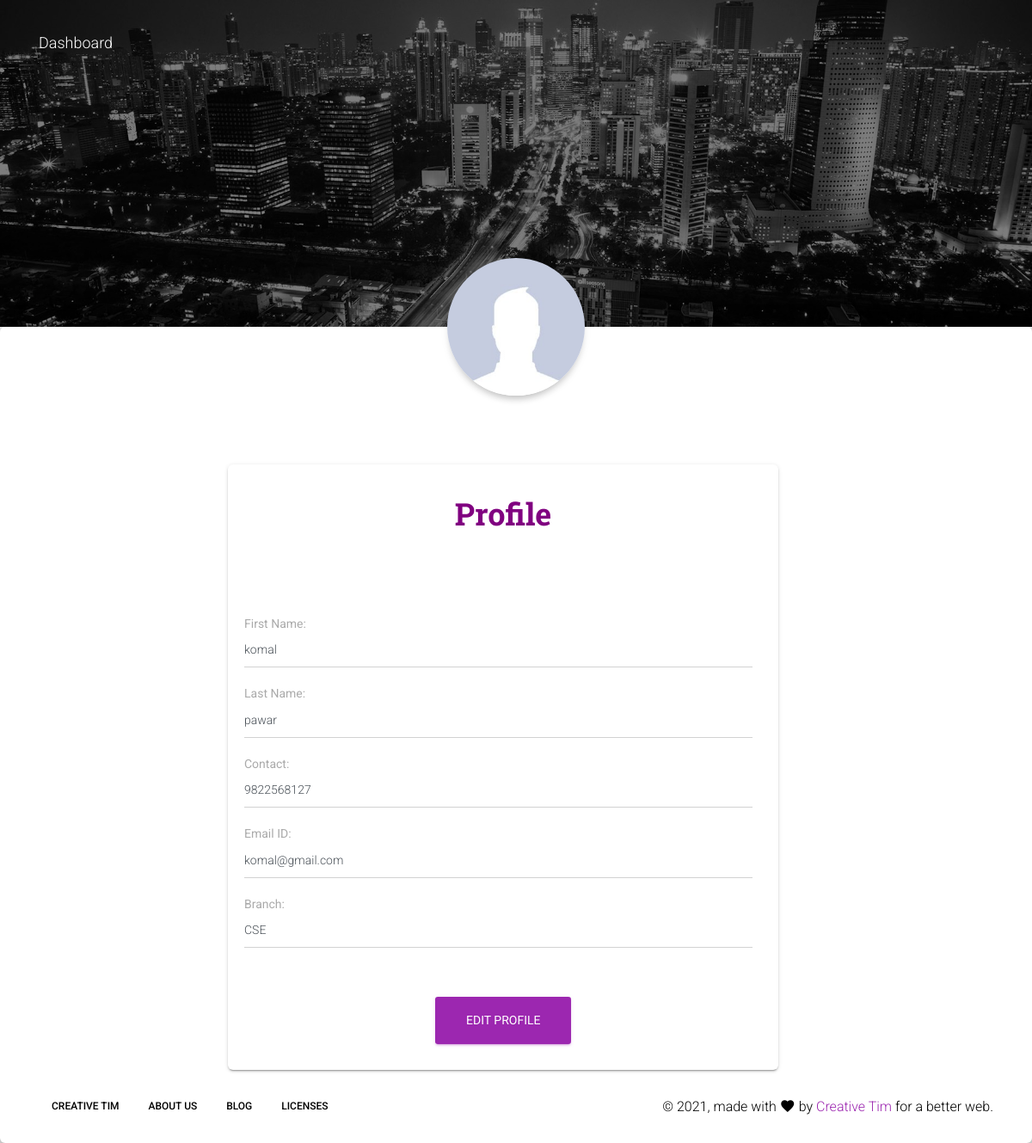
The app's page /notes/profile/12/ (signed in), older data.
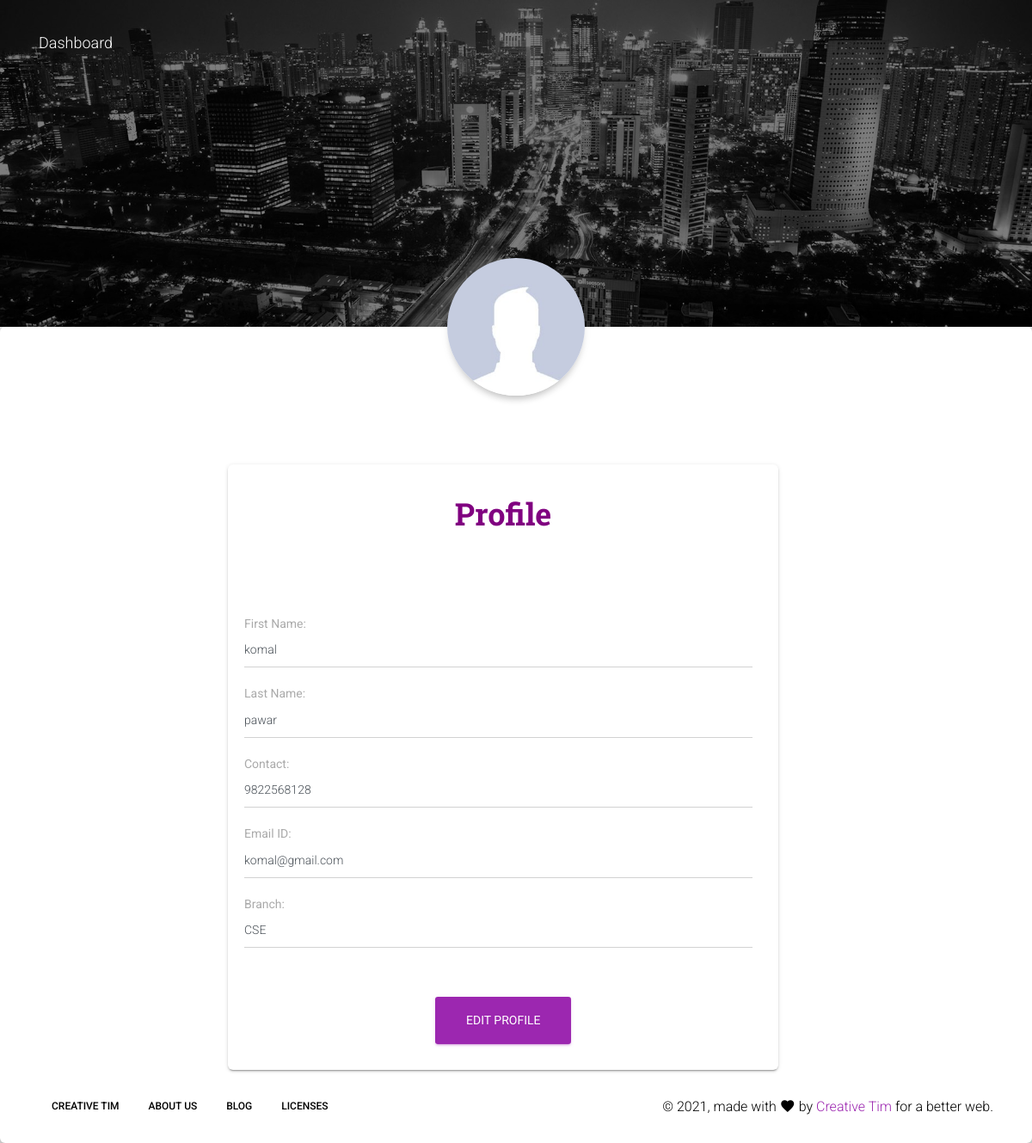
The same page, newer data.
### onlinenotes/models.py (models this page shows, shortened)
class signup(models.Model):
    user = models.ForeignKey(User,on_delete=models.CASCADE)
    contact = models.CharField(max_length=10)
    branch = models.CharField(max_length=30)
    role = models.CharField(max_length=30)

### onlinenotes/views.py (the view)
# urls.py: path('profile/<int:id>/',views.profile,name="profile"),
def profile(request,id):
    if not request.user.is_authenticated:
        return HttpResponseRedirect('/')
    user = User.objects.get(id=id)
    if not user.is_superuser:
        fm = signup.objects.get(user=user)
        return render(request,'onlinenotes/profile.html',{'fm':fm})
    else:
        return render(request,'onlinenotes/profile.html')

### onlinenotes/templates/onlinenotes/profile.html (shortened to what this page needs)
<!DOCTYPE html>
{% load static %}
<html lang="en">
  <head>
    <link rel="stylesheet" href="https://maxcdn.bootstrapcdn.com/font-awesome/latest/css/font-awesome.min.css">
    <link href="{% static 'assets/css/material-kit.css' %}" rel="stylesheet" />
    <link href="{% static 'assets/demo/demo.css' %}" rel="stylesheet" />
  </head>
<body class="profile-page sidebar-collapse">
  <nav class="navbar navbar-transparent navbar-color-on-scroll fixed-top navbar-expand-lg" color-on-scroll="100" id="sectionsNav">
    <div class="container">
      <div class="navbar-translate">
        {% if user.is_superuser %}
        <a class="navbar-brand" href="{% url 'admindashboard' %}">
          Dashboard </a>
        {% else %}
        <a class="navbar-brand" href="{% url 'studashboard' user.id %}">
          Dashboard </a>
        {% endif %}
      </div>
    </div>
  </nav>
  <div class="page-header header-filter" data-parallax="true" style="background-image: url('/static/assets/img/city-profile.jpg');"></div>
  <div class="main main-raised">
    <div class="profile-content">
      <div class="container">
                  <div class="row">
                    <div class="col-md-6 ml-auto mr-auto">
                      <div class="profile">
                        <div class="avatar">
                          <img src="{% static 'assets/img/faces/christian1.jpg' %}" alt="Circle Image" class="img-raised rounded-circle img-fluid">
                        </div>
                      </div>
                    </div>
                  </div>
                  <div class="row container">
                      <div class="col-md-12">
                          <div class="card" style="width: 40rem; margin:auto;">
                              <div class="card-text">
                                  <h2 class="title" align="center" style="color: purple">Profile</h2>
                              </div>
                              <br>
                              <br>
                              <div class="card-body">
                                          <div class="row">
                                              <div class="col-md-12 pl-md-1">
                                                  <div class="form-group">
                                                      <label for="fname">First Name: </label>
                                                      <span id="fname" class="form-control" name="fname">{{user.first_name}}</span>
                                                  </div>
                                              </div>
                                              <div class="col-md-12 pl-md-1">
                                                  <div class="form-group">
                                                      <label for="lname">Last Name: </label>
                                                      <span id="lname" class="form-control" name="lname">{{user.last_name}}</span>
                                                  </div>
                                              </div>
                                          </div>
                                          <div class="row">
                                            {% if user.is_superuser %}
                                            {% else %}
                                              <div class="col-md-12 pl-md-1">
                                                  <div class="form-group">
                                                      <label for="contact">Contact: </label>
                                                      <span id="contact" class="form-control" name="contact">{{fm.contact}}</span>
                                                  </div>
                                              </div>
                                            {% endif %}
                                              <div class="col-md-12 pl-md-1">
                                                  <div class="form-group">
                                                      <label for="email">Email ID: </label>
                                                      <span id="emil" class="form-control" name="email">{{user.email}}</span>
                                                  </div>
                                              </div>
                                          </div>
                                         {% if user.is_superuser %}
                                         {% else %}
                                         <div class="row">
                                            <div class="col-md-12 pl-md-1">
                                                <div class="form-group">
                                                    <label for="branch"> Branch: </label>
                                                    <span id="branch" class="form-control" name="branch">{{fm.branch}}</span>
                                                </div>
                                            </div>
                                         </div><br>
                                         {% endif %}
                                         {% if user.is_superuser %}
                                          <div class="card-footer">
                                            <a href="{% url 'editprofile' user.id %}" class="btn btn-primary btn-lg" style="margin:auto;">Edit Profile</a>
                                          </div>
                                          {% else %}
                                          <div class="card-footer">
                                            <a href="{% url 'stueditprofile' user.id %}" class="btn btn-primary btn-lg" style="margin:auto;">Edit Profile</a>
                                          </div>
                                          {% endif %}
                              </div>
                          </div>
        </div>
      </div>
    </div>
  </div>
  <footer class="footer footer-default">
    <div class="container">
      <nav class="float-left">
        <ul>
          <li>
            <a href="https://www.creative-tim.com/">
              Creative Tim
            </a>
          </li>
          <li>
            <a href="https://www.creative-tim.com/presentation">
              About Us
            </a>
          </li>
          <li>
            <a href="https://www.creative-tim.com/blog">
              Blog
            </a>
          </li>
          <li>
            <a href="https://www.creative-tim.com/license">
              Licenses
            </a>
          </li>
        </ul>
      </nav>
      <div class="copyright float-right">
        &copy;
        , made with <i class="material-icons">favorite</i> by
        <a href="https://www.creative-tim.com/" target="_blank">Creative Tim</a> for a better web.
      </div>
    </div>
  </footer>
</body>
</html>

### static/assets/demo/demo.css (style rules this page uses)
.title { margin-top: 30px; min-height: 32px; }

Row changes from the older to the newer data that the page shows:
changed signup "CSE": contact "9822568127" → "9822568128"
